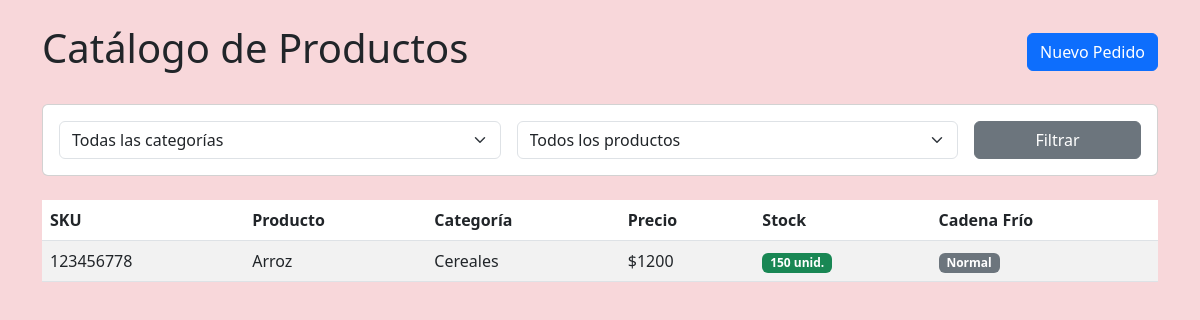
Before: / with the older database file.
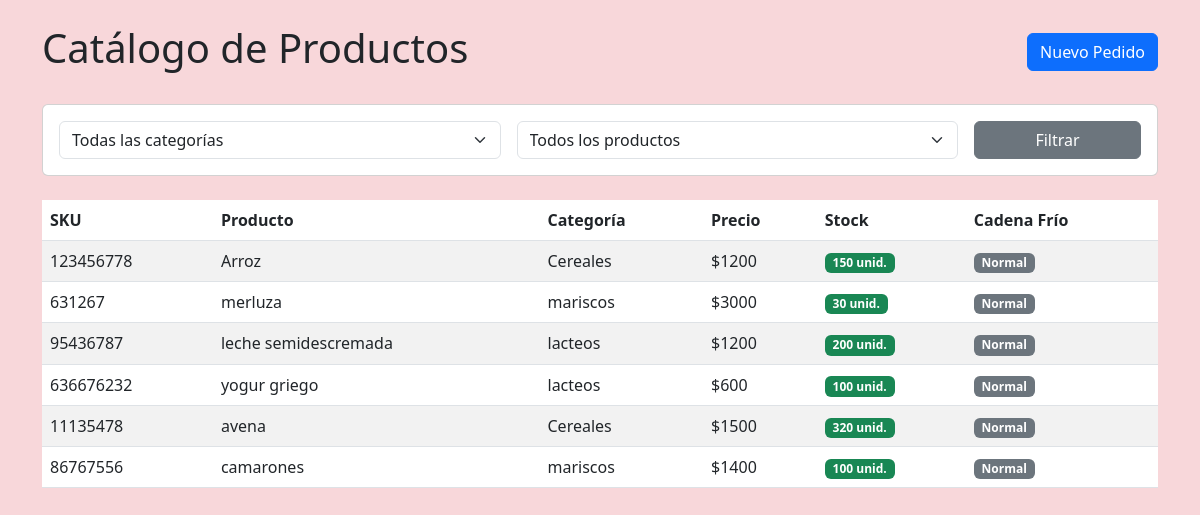
After: the same page with the newer database file.
### Gestion_Pedidos/models.py (models this page shows, shortened)
class Producto(models.Model):
    nombre = models.CharField(max_length=150)
    sku = models.CharField(max_length=50, unique=True)
    categoria = models.ForeignKey(Categoria, on_delete=models.CASCADE, related_name='productos')
    precio_unitario = models.IntegerField()
    stock_disponible = models.IntegerField()
    requiere_refrigeracion = models.BooleanField(default=False)

class Categoria(models.Model):
    nombre = models.CharField(max_length=100)
    descripcion = models.TextField(blank=True, null=True)

### Gestion_Pedidos/views.py (the view)
# urls.py: path('', views.catalogo_productos, name='catalogo_productos'),
def catalogo_productos(request):
    categoria_id = request.GET.get('categoria')
    refrigerado = request.GET.get('refrigerado')
    productos = Producto.objects.all()
    if categoria_id:
        productos = productos.filter(categoria_id=categoria_id)
    if refrigerado is not None and refrigerado != '':
        productos = productos.filter(requiere_refrigeracion=(refrigerado == '1'))
    categorias = Categoria.objects.all()
    return render(request, 'gestion_pedidos/catalogo.html', {
        'productos': productos,
        'categorias': categorias
    })

### Gestion_Pedidos/templates/Gestion_pedidos/Catalogo.html (shortened to what this page needs)
<!DOCTYPE html>
<html lang="es">
<head>
    <link href="https://cdn.jsdelivr.net/npm/bootstrap@5.3.0/dist/css/bootstrap.min.css" rel="stylesheet">
</head>
<body class="bg-danger-subtle">
<div class="container py-4">
    <div class="d-flex justify-content-between align-items-center mb-4">
        <h1>Catálogo de Productos</h1>
        <a href="{% url 'registrar_pedido' %}" class="btn btn-primary">Nuevo Pedido</a>
    </div>
    <div class="card mb-4 p-3">
        <form method="GET" class="row g-3">
            <div class="col-md-5">
                <select name="categoria" class="form-select">
                    <option value="">Todas las categorías</option>
                </select>
            </div>
            <div class="col-md-5">
                <select name="refrigerado" class="form-select">
                    <option value="">Todos los productos</option>
                </select>
            </div>
            <div class="col-md-2">
                <button type="submit" class="btn btn-secondary w-100">Filtrar</button>
            </div>
        </form>
    </div>
    <div class="table-responsive">
        <table class="table table-striped table-hover align-middle">
            <thead class="table-white text-dark bg-primary-subtle">
                <tr>
                    <th>SKU</th>
                    <th>Producto</th>
                    <th>Categoría</th>
                    <th>Precio</th>
                    <th>Stock</th>
                    <th>Cadena Frío</th>
                </tr>
            </thead>
            <tbody>
                {% for producto in productos %}
                <tr>
                    <td>{{ producto.sku }}</td>
                    <td>{{ producto.nombre }}</td>
                    <td>{{ producto.categoria.nombre }}</td>
                    <td>${{ producto.precio_unitario }}</td>
                    <td>
                        {% if producto.stock_disponible > 0 %}
                            <span class="badge bg-success">{{ producto.stock_disponible }} unid.</span>
                        {% else %}
                            <span class="badge bg-danger">Agotado</span>
                        {% endif %}
                    </td>
                    <td>
                        {% if producto.requiere_refrigeracion %}
                            <span class="badge bg-info text-dark">Refrigerado</span>
                        {% else %}
                            <span class="badge bg-secondary">Normal</span>
                        {% endif %}
                    </td>
                </tr>
                {% empty %}
                <tr>
                    <td colspan="6" class="text-center text-muted py-4 bg-light">No existen productos registrados en la base de datos.</td>
                </tr>
                {% endfor %}
            </tbody>
        </table>
    </div>
</div>
</body>
</html>

Changed rows visible on the page:
added Producto: sku "631267", nombre "merluza", categoria.nombre "mariscos", precio_unitario "3000", stock_disponible "30", requiere_refrigeracion "Normal"
added Producto: sku "95436787", nombre "leche semidescremada", categoria.nombre "lacteos", precio_unitario "1200", stock_disponible "200", requiere_refrigeracion "Normal"
added Producto: sku "636676232", nombre "yogur griego", categoria.nombre "lacteos", precio_unitario "600", stock_disponible "100", requiere_refrigeracion "Normal"
added Producto: sku "11135478", nombre "avena", categoria.nombre "Cereales", precio_unitario "1500", stock_disponible "320", requiere_refrigeracion "Normal"
added Producto: sku "86767556", nombre "camarones", categoria.nombre "mariscos", precio_unitario "1400", stock_disponible "100", requiere_refrigeracion "Normal"
